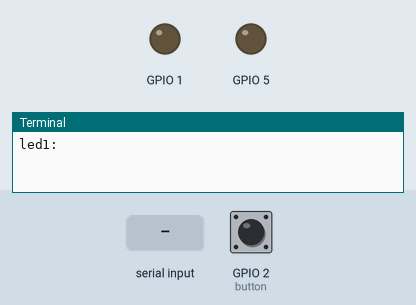
A program run on a simulated Raspberry Pi (BCM pin numbers). Shown: output pins drawn as LEDs (lit = HIGH), the last lines printed to the terminal. The inputs (shaded band) are chosen by the test bench; at power-on: GPIO 2 (button) HIGH.

Above: at 1.2 s.
1.3 s: "5" typed at the terminal, then Enter
2.8 s: "1" typed at the terminal, then Enter
At 4.2 s:
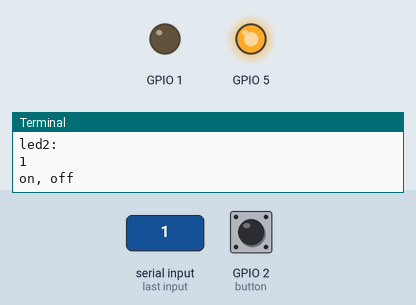
Timing chart, 0 to 5.8 s (numbered marks = the images above; inputs shaded):
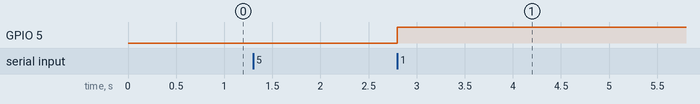

The program:

gpio_contol.py
```python
from gpiozero import LED, Button
from time import sleep

try:
    led1 = LED(int(input('led1:')))
    led2 = LED(int(input('led2: ')))
    button = Button(2)
    led1.on()
    led2.off()
    print('on, off')
    mode = True

    while True:
        button.wait_for_press()
        if mode == True:
            led1.off()
            led2.on()
            print('off, on')
            mode = False
        elif mode == False:
            led1.on()
            led2.off()
            print('on, off')
            mode = True
        sleep(0.25)
except:
    print('error: invalid input')
```

Measured:
- after the input at 2.8 s, GPIO 5: LOW → HIGH at once
